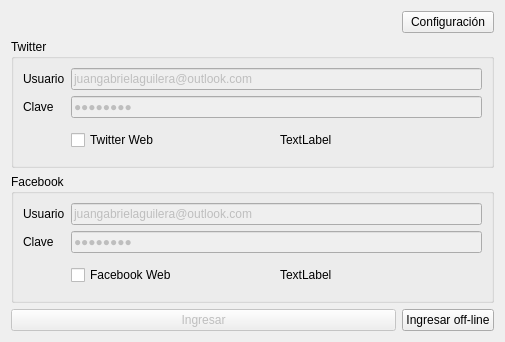
<?xml version="1.0" encoding="UTF-8"?>
<ui version="4.0">
 <class>Login</class>
 <widget class="QWidget" name="Login">
  <property name="geometry">
   <rect>
    <x>0</x>
    <y>0</y>
    <width>505</width>
    <height>342</height>
   </rect>
  </property>
  <property name="windowTitle">
   <string>FotoYa</string>
  </property>
  <layout class="QGridLayout" name="gridLayout">
   <item row="3" column="1">
    <widget class="QPushButton" name="pbOffline">
     <property name="text">
      <string>Ingresar off-line</string>
     </property>
    </widget>
   </item>
   <item row="3" column="0">
    <widget class="QPushButton" name="pbIngresar">
     <property name="enabled">
      <bool>false</bool>
     </property>
     <property name="text">
      <string>Ingresar</string>
     </property>
    </widget>
   </item>
   <item row="0" column="1">
    <widget class="QPushButton" name="pbConfiguracion">
     <property name="text">
      <string>Configuración</string>
     </property>
    </widget>
   </item>
   <item row="0" column="0">
    <spacer name="horizontalSpacer">
     <property name="orientation">
      <enum>Qt::Horizontal</enum>
     </property>
     <property name="sizeHint" stdset="0">
      <size>
       <width>40</width>
       <height>20</height>
      </size>
     </property>
    </spacer>
   </item>
   <item row="2" column="0" colspan="2">
    <widget class="QGroupBox" name="gbFacebook">
     <property name="title">
      <string>Facebook</string>
     </property>
     <layout class="QGridLayout" name="gridLayout_3">
      <item row="0" column="0">
       <widget class="QLabel" name="lUsuarioFaceebook">
        <property name="text">
         <string>Usuario</string>
        </property>
       </widget>
      </item>
      <item row="1" column="0">
       <widget class="QLabel" name="lClaveFacebook">
        <property name="text">
         <string>Clave</string>
        </property>
       </widget>
      </item>
      <item row="1" column="1">
       <widget class="QLineEdit" name="leClaveFacebook">
        <property name="enabled">
         <bool>false</bool>
        </property>
        <property name="text">
         <string>f0t0y400</string>
        </property>
        <property name="echoMode">
         <enum>QLineEdit::Password</enum>
        </property>
       </widget>
      </item>
      <item row="0" column="1">
       <widget class="QLineEdit" name="leUsuarioFacebook">
        <property name="enabled">
         <bool>false</bool>
        </property>
        <property name="text">
         <string>juangabrielaguilera@outlook.com</string>
        </property>
       </widget>
      </item>
      <item row="2" column="1">
       <layout class="QHBoxLayout" name="horizontalLayout_2">
        <item>
         <widget class="QCheckBox" name="cbWebFacebook">
          <property name="text">
           <string>Facebook Web</string>
          </property>
         </widget>
        </item>
        <item>
         <widget class="QLabel" name="lInfoFacebook">
          <property name="text">
           <string>TextLabel</string>
          </property>
         </widget>
        </item>
       </layout>
      </item>
     </layout>
    </widget>
   </item>
   <item row="1" column="0" colspan="2">
    <widget class="QGroupBox" name="gbTwitter">
     <property name="title">
      <string>Twitter</string>
     </property>
     <layout class="QGridLayout" name="gridLayout_2">
      <item row="0" column="0">
       <widget class="QLabel" name="lUsuario">
        <property name="text">
         <string>Usuario</string>
        </property>
       </widget>
      </item>
      <item row="0" column="1">
       <widget class="QLineEdit" name="leUsuarioTwitter">
        <property name="enabled">
         <bool>false</bool>
        </property>
        <property name="text">
         <string>juangabrielaguilera@outlook.com</string>
        </property>
       </widget>
      </item>
      <item row="1" column="1">
       <widget class="QLineEdit" name="leClaveTwitter">
        <property name="enabled">
         <bool>false</bool>
        </property>
        <property name="text">
         <string>f0t0y400</string>
        </property>
        <property name="echoMode">
         <enum>QLineEdit::Password</enum>
        </property>
       </widget>
      </item>
      <item row="1" column="0">
       <widget class="QLabel" name="lClave">
        <property name="text">
         <string>Clave</string>
        </property>
       </widget>
      </item>
      <item row="2" column="1">
       <layout class="QHBoxLayout" name="horizontalLayout">
        <item>
         <widget class="QCheckBox" name="cbWebTwitter">
          <property name="text">
           <string>Twitter Web</string>
          </property>
         </widget>
        </item>
        <item>
         <widget class="QLabel" name="lInfoTwitter">
          <property name="text">
           <string>TextLabel</string>
          </property>
         </widget>
        </item>
       </layout>
      </item>
     </layout>
    </widget>
   </item>
  </layout>
 </widget>
 <resources/>
 <connections/>
</ui>
